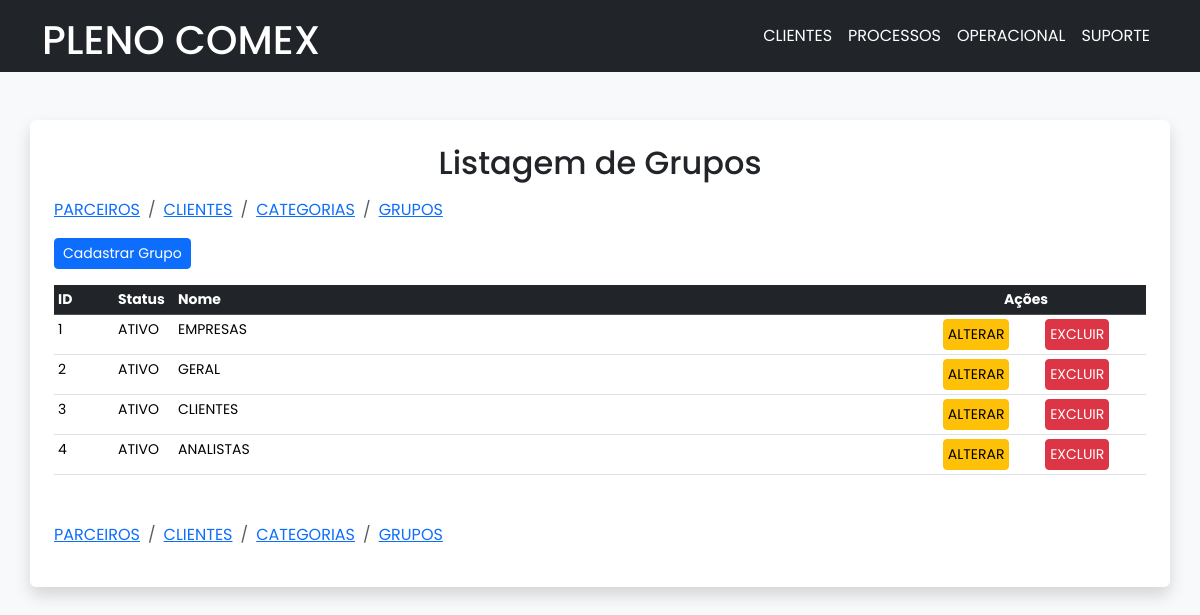
The page /grupos/ on the database its author committed.
### operacional/models.py (models this page shows, shortened)
class Teste1Grupo(models.Model):
    STATUS_CHOICES = [
        ('A', 'ATIVO'),
        ('I', 'INATIVO'),
    ]
    nome = models.CharField(max_length=100)
    status = models.CharField(
        max_length=2, choices=STATUS_CHOICES)

### operacional/views.py (the view, shortened to what this page needs)
# urls.py: path('grupos/', GrupoView.as_view(), name='grupos'),
class GrupoView(View):
    template_name = 'clientes/grupos_list.html'
    def get(self, request):
        title = 'GRUPOS'
        grupos = Teste1Grupo.objects.all()
        form = GrupoForm()
        return render(request, GrupoView.template_name, {
            'title': title,
            'grupos': grupos,
            'form': form
        })

### operacional/templates/clientes/grupos_list.html (shortened to what this page needs)
{% extends 'base.html' %}
{% load static %}
{% block body %}
<main class="container p-4 rounded shadow bg-white my-5">
    <h2 class="text-center mb-3">Listagem de Grupos</h2>
    {% include 'clientes/_breadcrumb_clientes.html' %}
    <button class="btn btn-primary btn-sm mb-3" data-toggle="modal" data-target="#createModal">Cadastrar Grupo</button>
    <table class="table table-responsive table-hover table-sm">
        <thead class="table-dark">
            <tr class="small">
                <th>ID</th>
                <th>Status</th>
                <th>Nome</th>
                <th class="text-center">Ações</th>
            </tr>
        </thead>
        <tbody class="table-sm">
            {% for grupo in grupos %}
            <tr class="small">
                <td style="width:60px">{{ grupo.id }}</td>
                <td style="width:60px">{{ grupo.get_status_display }}</td>
                <td>{{ grupo.nome }}</td>
                <td style="width:240px" class="text-center">
                    <a href="" data-bs-toggle="modal" data-bs-target="#updateModal_{{ grupo.id }}" class="btn btn-sm btn-warning btn-sm mx-3">ALTERAR</a>
                    <a href="" data-bs-toggle="modal" data-bs-target="#deletModal_{{ grupo.id }}" class="btn btn-sm btn-danger btn-sm mx-3">EXCLUIR</a>
                </td>
            </tr>
            {% endfor %}
        </tbody>
    </table>
    {% include 'clientes/_breadcrumb_clientes.html' %}
</main>
{% endblock %}

### operacional/templates/base.html (style rules this page uses)
* { font-family: 'Poppins', sans-serif; }

### rows shown on the page
Teste1Grupo: id "1", status "ATIVO", nome "EMPRESAS"
Teste1Grupo: id "2", status "ATIVO", nome "GERAL"
Teste1Grupo: id "3", status "ATIVO", nome "CLIENTES"
Teste1Grupo: id "4", status "ATIVO", nome "ANALISTAS"
